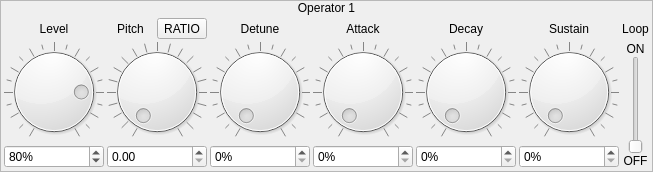
             <widget class="QFrame" name="frame_7">
              <property name="frameShape">
               <enum>QFrame::StyledPanel</enum>
              </property>
              <property name="frameShadow">
               <enum>QFrame::Raised</enum>
              </property>
              <layout class="QVBoxLayout" name="verticalLayout_8">
               <property name="spacing">
                <number>0</number>
               </property>
               <property name="leftMargin">
                <number>0</number>
               </property>
               <property name="topMargin">
                <number>0</number>
               </property>
               <property name="rightMargin">
                <number>0</number>
               </property>
               <property name="bottomMargin">
                <number>0</number>
               </property>
               <item>
                <widget class="QLabel" name="label_18">
                 <property name="sizePolicy">
                  <sizepolicy hsizetype="Preferred" vsizetype="Fixed">
                   <horstretch>0</horstretch>
                   <verstretch>0</verstretch>
                  </sizepolicy>
                 </property>
                 <property name="text">
                  <string>Operator 1</string>
                 </property>
                 <property name="alignment">
                  <set>Qt::AlignCenter</set>
                 </property>
                </widget>
               </item>
               <item>
                <widget class="QWidget" name="widget_7" native="true">
                 <layout class="QGridLayout" name="gridLayout_3">
                  <property name="leftMargin">
                   <number>3</number>
                  </property>
                  <property name="topMargin">
                   <number>3</number>
                  </property>
                  <property name="rightMargin">
                   <number>3</number>
                  </property>
                  <property name="bottomMargin">
                   <number>3</number>
                  </property>
                  <property name="spacing">
                   <number>3</number>
                  </property>
                  <item row="2" column="0">
                   <widget class="QSpinBox" name="numOp1Level">
                    <property name="suffix">
                     <string>%</string>
                    </property>
                    <property name="maximum">
                     <number>100</number>
                    </property>
                    <property name="value">
                     <number>80</number>
                    </property>
                   </widget>
                  </item>
                  <item row="0" column="6">
                   <widget class="QLabel" name="label_21">
                    <property name="text">
                     <string>Sustain</string>
                    </property>
                    <property name="alignment">
                     <set>Qt::AlignCenter</set>
                    </property>
                   </widget>
                  </item>
                  <item row="1" column="1" colspan="2">
                   <widget class="QDial" name="dialOp1Pitch">
                    <property name="minimum">
                     <number>0</number>
                    </property>
                    <property name="maximum">
                     <number>1500</number>
                    </property>
                    <property name="notchTarget">
                     <double>50.000000000000000</double>
                    </property>
                    <property name="notchesVisible">
                     <bool>true</bool>
                    </property>
                   </widget>
                  </item>
                  <item row="0" column="3">
                   <widget class="QLabel" name="label_23">
                    <property name="text">
                     <string>Detune</string>
                    </property>
                    <property name="alignment">
                     <set>Qt::AlignCenter</set>
                    </property>
                   </widget>
                  </item>
                  <item row="0" column="1">
                   <widget class="QLabel" name="label_20">
                    <property name="text">
                     <string>Pitch</string>
                    </property>
                    <property name="alignment">
                     <set>Qt::AlignCenter</set>
                    </property>
                   </widget>
                  </item>
                  <item row="2" column="3">
                   <widget class="QSpinBox" name="numOp1Detune">
                    <property name="suffix">
                     <string>%</string>
                    </property>
                    <property name="maximum">
                     <number>100</number>
                    </property>
                   </widget>
                  </item>
                  <item row="1" column="3">
                   <widget class="QDial" name="dial_16">
                    <property name="maximum">
                     <number>100</number>
                    </property>
                    <property name="value">
                     <number>0</number>
                    </property>
                    <property name="notchTarget">
                     <double>5.000000000000000</double>
                    </property>
                    <property name="notchesVisible">
                     <bool>true</bool>
                    </property>
                   </widget>
                  </item>
                  <item row="1" column="0">
                   <widget class="QDial" name="dial_11">
                    <property name="maximum">
                     <number>100</number>
                    </property>
                    <property name="value">
                     <number>80</number>
                    </property>
                    <property name="notchTarget">
                     <double>5.000000000000000</double>
                    </property>
                    <property name="notchesVisible">
                     <bool>true</bool>
                    </property>
                   </widget>
                  </item>
                  <item row="1" column="5">
                   <widget class="QDial" name="dial_15">
                    <property name="maximum">
                     <number>100</number>
                    </property>
                    <property name="value">
                     <number>0</number>
                    </property>
                    <property name="notchTarget">
                     <double>5.000000000000000</double>
                    </property>
                    <property name="notchesVisible">
                     <bool>true</bool>
                    </property>
                   </widget>
                  </item>
                  <item row="2" column="5">
                   <widget class="QSpinBox" name="numOp1Decay">
                    <property name="suffix">
                     <string>%</string>
                    </property>
                    <property name="maximum">
                     <number>100</number>
                    </property>
                   </widget>
                  </item>
                  <item row="1" column="4">
                   <widget class="QDial" name="dial_13">
                    <property name="maximum">
                     <number>100</number>
                    </property>
                    <property name="value">
                     <number>0</number>
                    </property>
                    <property name="notchTarget">
                     <double>5.000000000000000</double>
                    </property>
                    <property name="notchesVisible">
                     <bool>true</bool>
                    </property>
                   </widget>
                  </item>
                  <item row="2" column="4">
                   <widget class="QSpinBox" name="numOp1Attack">
                    <property name="suffix">
                     <string>%</string>
                    </property>
                    <property name="maximum">
                     <number>100</number>
                    </property>
                   </widget>
                  </item>
                  <item row="2" column="1" colspan="2">
                   <widget class="QDoubleSpinBox" name="dblOp1Pitch">
                    <property name="maximum">
                     <double>15.000000000000000</double>
                    </property>
                    <property name="singleStep">
                     <double>1.000000000000000</double>
                    </property>
                   </widget>
                  </item>
                  <item row="2" column="6">
                   <widget class="QSpinBox" name="numOp1Sustain">
                    <property name="suffix">
                     <string>%</string>
                    </property>
                    <property name="maximum">
                     <number>100</number>
                    </property>
                   </widget>
                  </item>
                  <item row="1" column="6">
                   <widget class="QDial" name="dial_14">
                    <property name="maximum">
                     <number>100</number>
                    </property>
                    <property name="value">
                     <number>0</number>
                    </property>
                    <property name="notchTarget">
                     <double>5.000000000000000</double>
                    </property>
                    <property name="notchesVisible">
                     <bool>true</bool>
                    </property>
                   </widget>
                  </item>
                  <item row="0" column="0">
                   <widget class="QLabel" name="label_19">
                    <property name="text">
                     <string>Level</string>
                    </property>
                    <property name="alignment">
                     <set>Qt::AlignCenter</set>
                    </property>
                   </widget>
                  </item>
                  <item row="0" column="5">
                   <widget class="QLabel" name="label_24">
                    <property name="text">
                     <string>Decay</string>
                    </property>
                    <property name="alignment">
                     <set>Qt::AlignCenter</set>
                    </property>
                   </widget>
                  </item>
                  <item row="0" column="4">
                   <widget class="QLabel" name="label_22">
                    <property name="text">
                     <string>Attack</string>
                    </property>
                    <property name="alignment">
                     <set>Qt::AlignCenter</set>
                    </property>
                   </widget>
                  </item>
                  <item row="0" column="2">
                   <widget class="QToolButton" name="btnOp1Fixed">
                    <property name="text">
                     <string>RATIO</string>
                    </property>
                    <property name="checkable">
                     <bool>true</bool>
                    </property>
                   </widget>
                  </item>
                  <item row="0" column="7">
                   <widget class="QLabel" name="label_47">
                    <property name="text">
                     <string>Loop</string>
                    </property>
                    <property name="alignment">
                     <set>Qt::AlignCenter</set>
                    </property>
                   </widget>
                  </item>
                  <item row="1" column="7" rowspan="2">
                   <widget class="QWidget" name="widget_12" native="true">
                    <layout class="QVBoxLayout" name="verticalLayout_12">
                     <property name="spacing">
                      <number>0</number>
                     </property>
                     <property name="leftMargin">
                      <number>0</number>
                     </property>
                     <property name="topMargin">
                      <number>0</number>
                     </property>
                     <property name="rightMargin">
                      <number>0</number>
                     </property>
                     <property name="bottomMargin">
                      <number>0</number>
                     </property>
                     <item>
                      <widget class="QLabel" name="label_48">
                       <property name="text">
                        <string>ON</string>
                       </property>
                       <property name="alignment">
                        <set>Qt::AlignCenter</set>
                       </property>
                      </widget>
                     </item>
                     <item>
                      <widget class="QWidget" name="widget_11" native="true">
                       <layout class="QHBoxLayout" name="horizontalLayout_3">
                        <property name="spacing">
                         <number>0</number>
                        </property>
                        <property name="leftMargin">
                         <number>0</number>
                        </property>
                        <property name="topMargin">
                         <number>0</number>
                        </property>
                        <property name="rightMargin">
                         <number>0</number>
                        </property>
                        <property name="bottomMargin">
                         <number>0</number>
                        </property>
                        <item>
                         <widget class="QSlider" name="sldrOp1Loop">
                          <property name="maximum">
                           <number>1</number>
                          </property>
                          <property name="orientation">
                           <enum>Qt::Vertical</enum>
                          </property>
                         </widget>
                        </item>
                       </layout>
                      </widget>
                     </item>
                     <item>
                      <widget class="QLabel" name="label_49">
                       <property name="text">
                        <string>OFF</string>
                       </property>
                       <property name="alignment">
                        <set>Qt::AlignCenter</set>
                       </property>
                      </widget>
                     </item>
                    </layout>
                   </widget>
                  </item>
                 </layout>
                </widget>
               </item>
              </layout>
             </widget>
